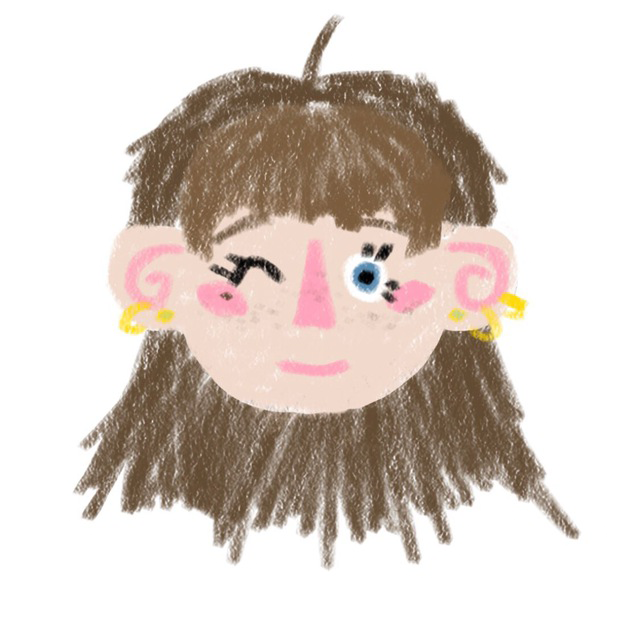
#> input picture img/aliice_head.png, 640 x 640 px, found by its file name
$ python background_creator.py
#> lines starting #> are read from the running program, lines starting #| are printed output that depends on the picture
import random
from PIL import Image

# Settings
input_image_path = 'public/img/aliice_head.png'
canvas_size = (3000, 3000)  # Width, Height
num_images = 20  # Number of images to place
output_image_path = 'collage_output.png'

# Load the input image
img = Image.open(input_image_path).convert('RGBA')
#> img is the input picture: PIL image 640x640 RGBA; mean R, G, B, A 218.1, 207.9, 200.5, 129.6
img_w, img_h = img.size
#> img_w = 640; img_h = 640

# Create a blank canvas
canvas = Image.new('RGBA', canvas_size, (255, 255, 255, 255))
#> canvas: PIL image 3000x3000 RGBA; every value is 255

for _ in range(num_images):
    # Random position
    x = random.randint(0, canvas_size[0] - img_w)
    y = random.randint(0, canvas_size[1] - img_h)
    # Random rotation
    angle = random.uniform(-30, 30)
    rotated = img.rotate(angle, expand=True)
    # Paste onto canvas
    canvas.paste(rotated, (x, y), rotated)
#> this loop made 20 passes
#> pass 1, `rotated = img.rotate(angle, expand=True)`:
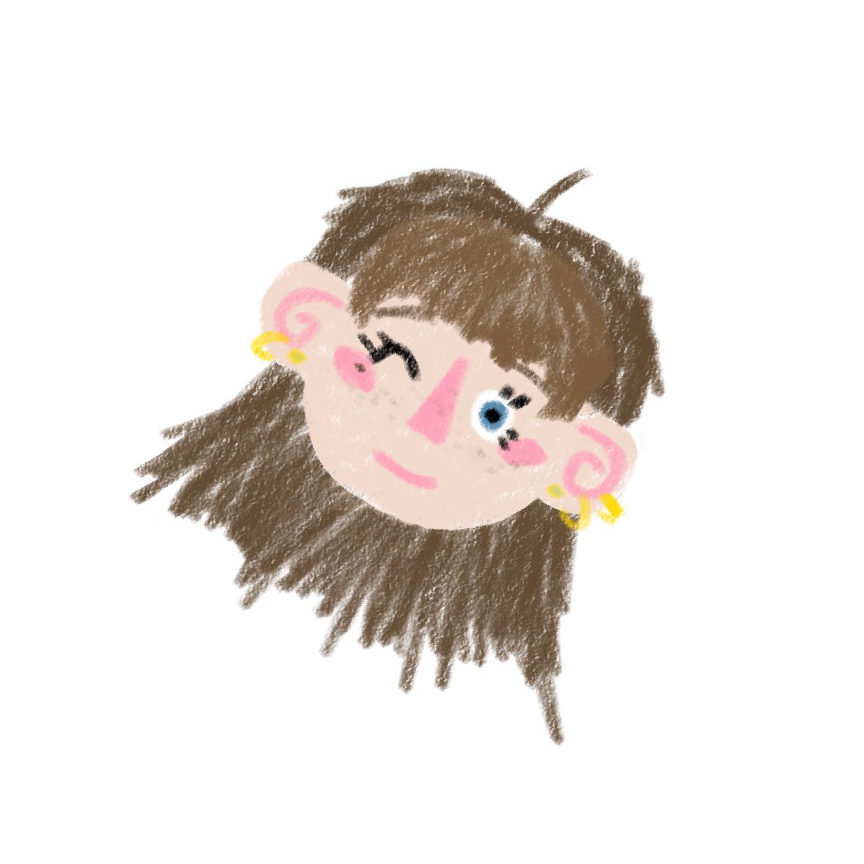
#> rotated: PIL image 864x864 RGBA; mean R, G, B, A 119.7, 114.1, 110, 71.1; transparent parts drawn white
#> pass 2, `rotated = img.rotate(angle, expand=True)`:
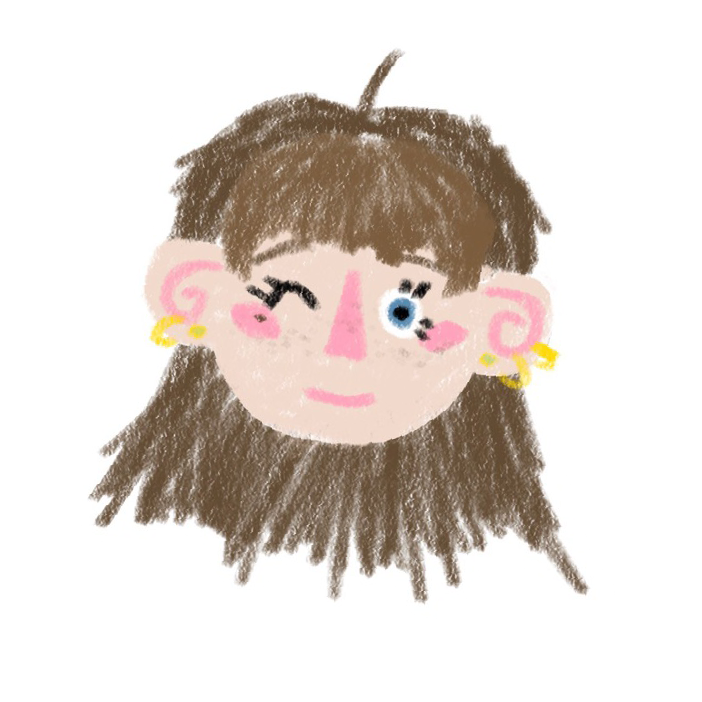
#> rotated: PIL image 702x702 RGBA; mean R, G, B, A 181.3, 172.8, 166.7, 107.7; transparent parts drawn white
#> pass 3, `rotated = img.rotate(angle, expand=True)`:
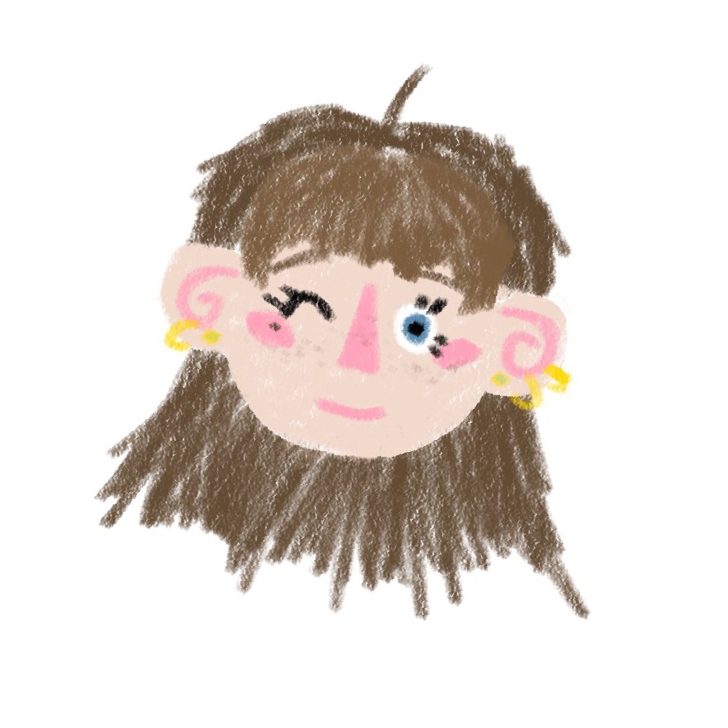
#> rotated: PIL image 728x728 RGBA; mean R, G, B, A 168.6, 160.7, 155, 100.2; transparent parts drawn white
#> after the loop:
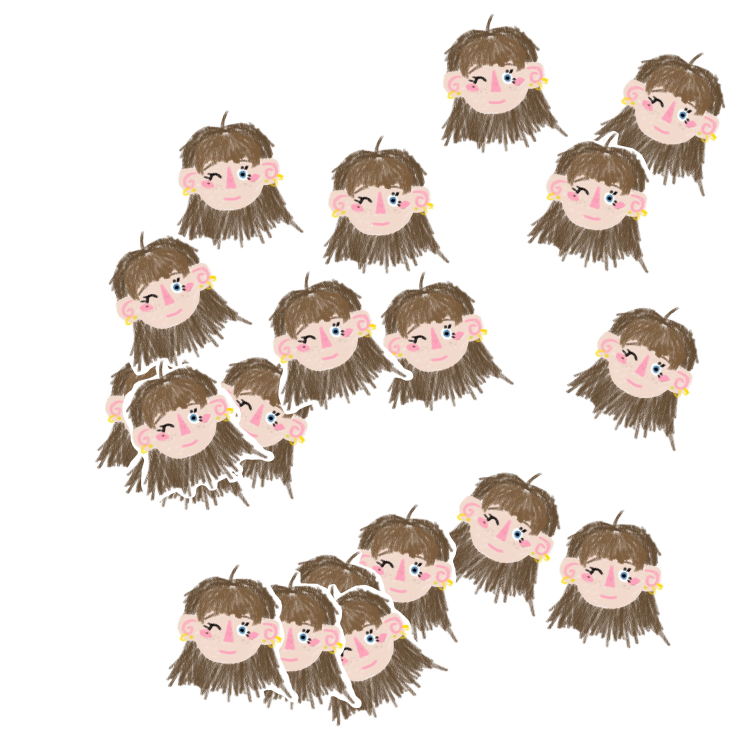
#> canvas: PIL image 3000x3000 RGBA (shown at 1/4 size); mean R, G, B, A 228.2, 220.7, 215.3, 254.8; transparent parts drawn white
#> after the loop:
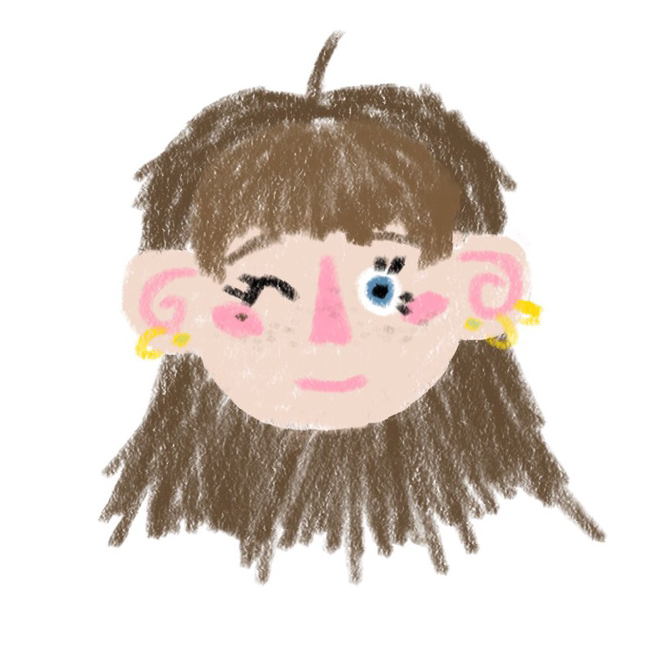
#> rotated: PIL image 672x672 RGBA; mean R, G, B, A 197.9, 188.6, 181.9, 117.6; transparent parts drawn white

# Save the result
canvas.save(output_image_path)
print(f"Collage saved to {output_image_path}")
